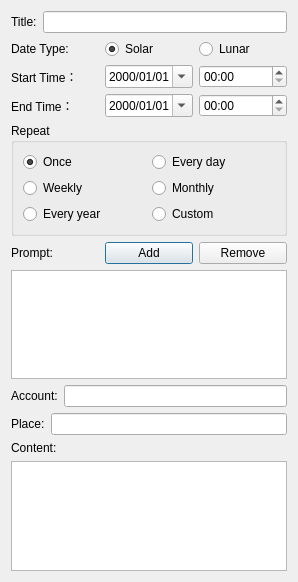
<?xml version="1.0" encoding="UTF-8"?>
<ui version="4.0">
 <class>CDlgTaskActivity</class>
 <widget class="QDialog" name="CDlgTaskActivity">
  <property name="geometry">
   <rect>
    <x>0</x>
    <y>0</y>
    <width>298</width>
    <height>582</height>
   </rect>
  </property>
  <property name="windowTitle">
   <string>Activity</string>
  </property>
  <layout class="QGridLayout" name="gridLayout_2">
   <item row="8" column="0">
    <layout class="QHBoxLayout" name="horizontalLayout_6">
     <item>
      <widget class="QLabel" name="label_6">
       <property name="text">
        <string>Place:</string>
       </property>
      </widget>
     </item>
     <item>
      <widget class="QLineEdit" name="lePlace">
       <property name="sizePolicy">
        <sizepolicy hsizetype="Expanding" vsizetype="Fixed">
         <horstretch>0</horstretch>
         <verstretch>0</verstretch>
        </sizepolicy>
       </property>
      </widget>
     </item>
    </layout>
   </item>
   <item row="4" column="0">
    <widget class="QGroupBox" name="groupBox">
     <property name="title">
      <string>Repeat</string>
     </property>
     <layout class="QGridLayout" name="gridLayout">
      <item row="0" column="0">
       <widget class="QRadioButton" name="rbOnce">
        <property name="text">
         <string>Once</string>
        </property>
        <property name="checked">
         <bool>true</bool>
        </property>
       </widget>
      </item>
      <item row="0" column="1">
       <widget class="QRadioButton" name="rbEveryDay">
        <property name="text">
         <string>Every day</string>
        </property>
        <property name="checked">
         <bool>false</bool>
        </property>
       </widget>
      </item>
      <item row="1" column="0">
       <widget class="QRadioButton" name="rbWeekly">
        <property name="text">
         <string>Weekly</string>
        </property>
       </widget>
      </item>
      <item row="1" column="1">
       <widget class="QRadioButton" name="rbMonthly">
        <property name="text">
         <string>Monthly</string>
        </property>
       </widget>
      </item>
      <item row="2" column="0">
       <widget class="QRadioButton" name="rbEveryYear">
        <property name="text">
         <string>Every year</string>
        </property>
       </widget>
      </item>
      <item row="2" column="1">
       <widget class="QRadioButton" name="rbCustom">
        <property name="text">
         <string>Custom</string>
        </property>
       </widget>
      </item>
     </layout>
    </widget>
   </item>
   <item row="0" column="0">
    <layout class="QHBoxLayout" name="horizontalLayout">
     <item>
      <widget class="QLabel" name="label">
       <property name="text">
        <string>Title:</string>
       </property>
      </widget>
     </item>
     <item>
      <widget class="QLineEdit" name="leTitle"/>
     </item>
    </layout>
   </item>
   <item row="9" column="0">
    <widget class="QLabel" name="label_7">
     <property name="text">
      <string>Content:</string>
     </property>
    </widget>
   </item>
   <item row="2" column="0">
    <layout class="QHBoxLayout" name="horizontalLayout_2">
     <item>
      <widget class="QLabel" name="label_2">
       <property name="text">
        <string>Start Time：</string>
       </property>
      </widget>
     </item>
     <item>
      <widget class="QDateEdit" name="dtStart">
       <property name="displayFormat">
        <string>yyyy/MM/dd</string>
       </property>
       <property name="calendarPopup">
        <bool>true</bool>
       </property>
      </widget>
     </item>
     <item>
      <widget class="QTimeEdit" name="tmStart">
       <property name="displayFormat">
        <string>HH:mm</string>
       </property>
       <property name="calendarPopup">
        <bool>true</bool>
       </property>
      </widget>
     </item>
    </layout>
   </item>
   <item row="7" column="0">
    <layout class="QHBoxLayout" name="horizontalLayout_5">
     <item>
      <widget class="QLabel" name="label_4">
       <property name="text">
        <string>Account:</string>
       </property>
      </widget>
     </item>
     <item>
      <widget class="QLineEdit" name="leAccount">
       <property name="sizePolicy">
        <sizepolicy hsizetype="Expanding" vsizetype="Fixed">
         <horstretch>0</horstretch>
         <verstretch>0</verstretch>
        </sizepolicy>
       </property>
      </widget>
     </item>
    </layout>
   </item>
   <item row="5" column="0">
    <layout class="QHBoxLayout" name="horizontalLayout_7">
     <item>
      <widget class="QLabel" name="label_8">
       <property name="text">
        <string>Prompt:</string>
       </property>
      </widget>
     </item>
     <item>
      <widget class="QPushButton" name="pbPromptAdd">
       <property name="text">
        <string>Add</string>
       </property>
      </widget>
     </item>
     <item>
      <widget class="QPushButton" name="pbPromptRemove">
       <property name="text">
        <string>Remove</string>
       </property>
      </widget>
     </item>
    </layout>
   </item>
   <item row="10" column="0">
    <widget class="QTextEdit" name="teContent"/>
   </item>
   <item row="1" column="0">
    <layout class="QHBoxLayout" name="horizontalLayout_4">
     <item>
      <widget class="QLabel" name="label_5">
       <property name="text">
        <string>Date Type:</string>
       </property>
      </widget>
     </item>
     <item>
      <widget class="QRadioButton" name="rbSolar">
       <property name="text">
        <string>Solar</string>
       </property>
       <property name="checked">
        <bool>true</bool>
       </property>
      </widget>
     </item>
     <item>
      <widget class="QRadioButton" name="rbLunar">
       <property name="text">
        <string>Lunar</string>
       </property>
      </widget>
     </item>
    </layout>
   </item>
   <item row="3" column="0">
    <layout class="QHBoxLayout" name="horizontalLayout_3">
     <item>
      <widget class="QLabel" name="label_3">
       <property name="text">
        <string>End Time：</string>
       </property>
      </widget>
     </item>
     <item>
      <widget class="QDateEdit" name="dtEnd">
       <property name="displayFormat">
        <string>yyyy/MM/dd</string>
       </property>
       <property name="calendarPopup">
        <bool>true</bool>
       </property>
      </widget>
     </item>
     <item>
      <widget class="QTimeEdit" name="tmEnd">
       <property name="displayFormat">
        <string>HH:mm</string>
       </property>
       <property name="calendarPopup">
        <bool>true</bool>
       </property>
      </widget>
     </item>
    </layout>
   </item>
   <item row="6" column="0">
    <widget class="QListView" name="lstPromt"/>
   </item>
  </layout>
 </widget>
 <tabstops>
  <tabstop>leTitle</tabstop>
  <tabstop>rbSolar</tabstop>
  <tabstop>rbLunar</tabstop>
  <tabstop>dtStart</tabstop>
  <tabstop>tmStart</tabstop>
  <tabstop>dtEnd</tabstop>
  <tabstop>tmEnd</tabstop>
  <tabstop>rbOnce</tabstop>
  <tabstop>rbEveryDay</tabstop>
  <tabstop>rbWeekly</tabstop>
  <tabstop>rbMonthly</tabstop>
  <tabstop>rbEveryYear</tabstop>
  <tabstop>rbCustom</tabstop>
  <tabstop>pbPromptAdd</tabstop>
  <tabstop>pbPromptRemove</tabstop>
  <tabstop>lstPromt</tabstop>
  <tabstop>leAccount</tabstop>
  <tabstop>lePlace</tabstop>
  <tabstop>teContent</tabstop>
 </tabstops>
 <resources/>
 <connections/>
</ui>
